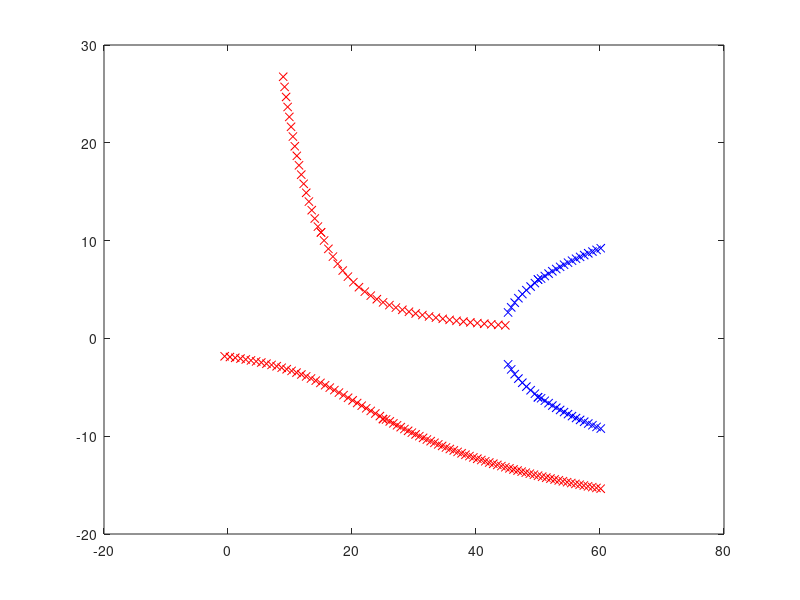

Recreate this plot in MATLAB. (Note: this script raises an error after producing the figure.)
load e.mat;

plot(norm_b1_hill(1, :), norm_b1_hill(2, :), 'rx'); % branch 1 hill
hold on;
plot(norm_b2_hill(1, :), norm_b2_hill(2, :), 'bx'); % branch 2 hill
plot(norm_b1_bowl(1, :), -norm_b1_bowl(2, :), 'rx'); % branch 1 bowl
plot(norm_b2_bowl(1, :), -norm_b2_bowl(2, :), 'bx'); % branch 2 bowl

plot(b1_hill(1, :), b1_hill(2, :), 'g.');
plot(b1_bowl(1, :), -b1_bowl(2, :), 'g.');
plot(b2_hill(1, :), b2_hill(2, :), 'g.');
plot(b2_bowl(1, :), -b2_bowl(2, :), 'g.');

title('L2 Norm of Solution v.s. Lambda (By ALC)');
legend('branch 1', 'branch 2', 'location', 'northeast');
xlabel('Lambda');
ylabel('L2 Norm');
hold off;

xlim([0 60]);
ylim([-20 20]);